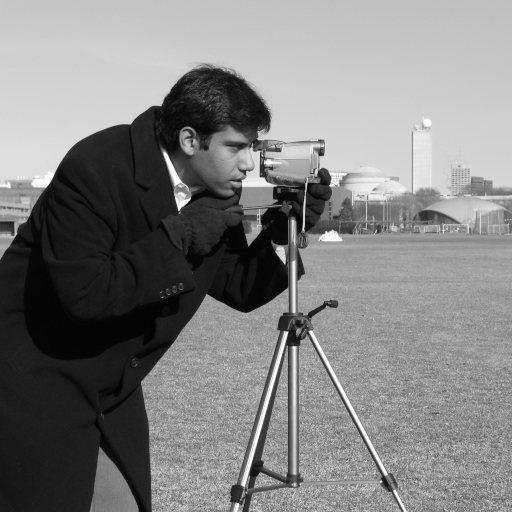
#> input picture skimage.data.camera(), 512 x 512 px
$ python demo.py
#> lines starting #> are read from the running program, lines starting #| are printed output that depends on the picture; after the words box and inside, x2 and y2 are one past the last pixel; in counts of white or black regions, pixels touching at a corner belong together
#> further down, cameraman_img is the input picture: shape (512, 512); min 0, max 255, mean 129.1
### cdi.py
"""This file defines tools for CDI reconstruction"""
import numpy as np
import matplotlib.pyplot as plt
import os
import logging
from numpy.fft import fft2, ifft2, fftshift, ifftshift
from skimage.color import rgb2gray, rgba2rgb
from scipy.ndimage import gaussian_filter

# --- SETTING UP LOGGING ---
logger = logging.getLogger(__name__)
logger.setLevel(logging.INFO)

if not logger.hasHandlers():
    file_handler = logging.FileHandler("reconstruction.log")
    stream_handler = logging.StreamHandler()

    formatter = logging.Formatter('%(asctime)s - %(levelname)s - %(message)s')
    file_handler.setFormatter(formatter)
    stream_handler.setFormatter(formatter)

    logger.addHandler(file_handler)
    logger.addHandler(stream_handler)


class CDIError(Exception):
    """Base class for all CDI-related exceptions."""

    pass


class EmptySupportError(CDIError):
    """Raised when the support mask contains zero pixels."""

    pass


class DivergenceError(CDIError):
    """Raised when the error metric explodes to NaN or Infinity."""

    pass


def sanity_check(error_val, cycle, iteration, phase="HIO"):
    """Check if the error metric has exploded to NaN or infinity."""
    if np.isnan(error_val) or np.isinf(error_val):
        logger.error(f"Divergence detected in {phase} at cycle {cycle},"
                     f" iteration {iteration}!")
        raise DivergenceError(f"Math diverged to {error_val}. "
                              f"Check your FFT scaling or beta value.")


# ---PREPROCESSING---

# ------GRAYSCALE---
def to_grayscale(image):
    """Convert an image to grayscale.

    inputs: image: np.ndarray (2D grayscale or 3D RGB/RGBA)
    returns: grayscale image: np.ndarray
    """
    # If it's already a 2D image, just ensure it's a float
    if image.ndim == 2:
        logger.info(f"Image successfully converted to grayscale.")
        return image.astype(np.float64)

    # If it's a 3D image, check the number of channels
    if image.ndim == 3:
        if image.shape[-1] == 4:
            # Convert RGBA to RGB to drop the alpha channel
            image = rgba2rgb(image)
        return rgb2gray(image).astype(np.float64)
    # anything else is not supported
    logger.error(f"Failed converting image to grayscale.")
    raise ValueError(f"Unsupported image dimensions: {image.shape}")


# ------SUPPORT ESTIMATE---
def get_rough_support(image, margin=5):
    """ Generate a binary (0, 1) map of the minimum rectangle
     that encompasses the whole object.

    inputs: image: np.ndarray
            margin: safety margin, int
    returns: mask: rough rectangular support, np.ndarray
    """
#> called with margin = 5
    h, w = image.shape
#> h = 512; w = 512
    mask = np.zeros((h, w), dtype=np.float64)

    # Coordinates with signal
    coords = np.argwhere(image > 0)
#> coords = 262143 pairs, first value 0 to 511, second value 0 to 511

    if coords.size == 0:
        logger.error("Failed to find signal in the image.")
        raise EmptySupportError("Image contains only zeros."
                                " Cannot generate support.")

    y_min, x_min = coords.min(axis=0)
#> y_min = 0; x_min = 0
    y_max, x_max = coords.max(axis=0)
#> y_max = 511; x_max = 511

    # Safety margin
    y_start = max(0, y_min - margin)
#> y_start = 0
    y_end = min(h, y_max + margin + 1)
#> y_end = 512
    x_start = max(0, x_min - margin)
#> x_start = 0
    x_end = min(w, x_max + margin + 1)
#> x_end = 512
#> `rough_supp_cam = get_rough_support(to_grayscale(cameraman_img))`: rough_supp_cam: shape (512, 512) float64; every value is 1

    mask[y_start:y_end, x_start:x_end] = 1
    logger.info(f"Generated rectangular support with bounds: "
                f"{coords.min(axis=0)} to {coords.max(axis=0)}")
    return mask


# ------OVERSAMPLING---
def oversample(image, rough_support, oversampling=4.0):
    """
    Pad an image based on the area of a rough support to achieve at least
    the specified 2D oversampling ratio in both the x and the y axes.

    inputs: image, np.ndarray
            a rough support, np.ndarray
            oversampling ratio, float (>2 for phase reconstruction)
    """
#> called with oversampling = 4
    n_support_pixels = np.count_nonzero(rough_support)
#> n_support_pixels = 262144
    n_total_target = n_support_pixels * oversampling
#> n_total_target = 1048576
    side_length = int(np.ceil(np.sqrt(n_total_target)))
#> side_length = 1024

    h_orig, w_orig = image.shape[:2]
#> h_orig = 512; w_orig = 512
    h_final = max(side_length, h_orig)
#> h_final = 1024
    w_final = max(side_length, w_orig)
#> w_final = 1024

    total_pad_h = h_final - h_orig
#> total_pad_h = 512
    total_pad_w = w_final - w_orig
#> total_pad_w = 512

    pad_top = total_pad_h // 2
#> pad_top = 256
    pad_bottom = total_pad_h - pad_top
#> pad_bottom = 256
    pad_left = total_pad_w // 2
#> pad_left = 256
    pad_right = total_pad_w - pad_left
#> pad_right = 256

    pad_width = ((pad_top, pad_bottom), (pad_left, pad_right))
#> pad_width = ((256, 256), (256, 256))

    padded_img = np.pad(image, pad_width, mode='constant', constant_values=0)
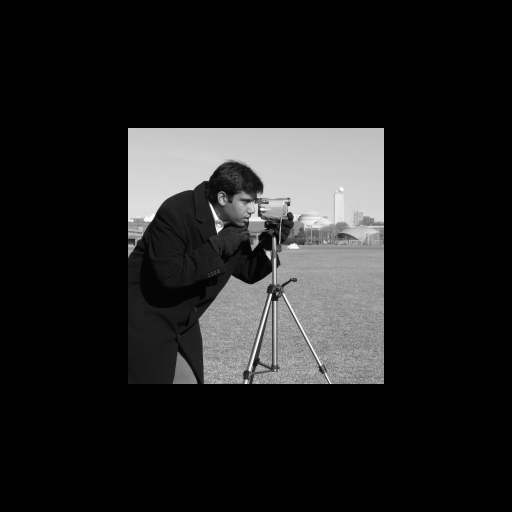
#> padded_img: shape (1024, 1024) (shown at 1/2 size); min 0, max 255, mean 32.3
    padded_supp = np.pad(rough_support, pad_width,
                         mode='constant', constant_values=0)
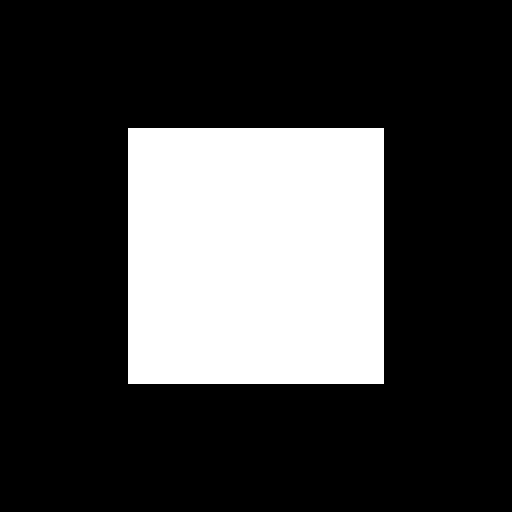
#> padded_supp: shape (1024, 1024) float64 (shown at 1/2 size); values 0 (black) and 1 (white), 25% white; 1 white region, box (x1, y1, x2, y2) and area: (256, 256, 768, 768) 262144
    logger.info(f"Oversampling of image set to > {oversampling}.")
    return padded_img, padded_supp


# ------NOISE---
# [72 lines left out: functions add_gaussian_noise, scale_to_pi, phase_object, not called in this run]


# --- SIMULATING DIFFRACTION FROM A DIGITAL IMAGE ---
def diffraction(image):
    """Calculate FT of an image and returns the intensity distribution.

    input: 2D image of an object, np.ndarray
    returns: 2D intensity distribution, np.ndarray
    """
    G = fft2(image)
    G_shifted = fftshift(G)
    sqrt_I = np.abs(G_shifted)
    sqrt_I = sqrt_I/np.max(sqrt_I)
    logger.info("Diffraction distribution successfully generated.")
    return ifftshift(sqrt_I)
#> returned value: shape (1024, 1024) float64


# ---PROJECTIONS ---
def P_M(g, sqrt_I):
    """" Return Fourier magnitude constraint projection and calculate error."""
    G = fft2(g)
    abs_G = np.abs(G)
    error = np.linalg.norm(abs_G - sqrt_I) / np.linalg.norm(sqrt_I)
#> error = 2.85e-16
    G_new = sqrt_I * np.exp(1j * np.angle(G))
    return ifft2(G_new), error


def P_S(g, support):
    """Return Real space support contraint projection."""
    return g*support


# --- ITERATIVE PHASE RETRIEVAL ---
# ------ UPDATE RULES ---
# [26 lines left out: function ER_rule, not called in this run]


def HIO_rule(g, sqrt_I, beta, support, is_real, is_phase):
    """Calculate the HIO update rule.

    inputs:
        g, np.ndarray
        sqrt_I, np.ndarray
        beta, float
        support, np.ndarray
    returns:
        g_new, np.ndarray
        error, np.ndarray
    """
    g_mod, error = P_M(g, sqrt_I)
#> error = 2.85e-16
    mask = (support == 1)

    if is_phase:
        constrained_inside = np.exp(1j * np.angle(g_mod))
        g_new = mask * constrained_inside + (~mask) * (g - beta * g_mod)
    elif is_real:
        # Enforce positivity inside support
        g_real = np.real(g_mod)
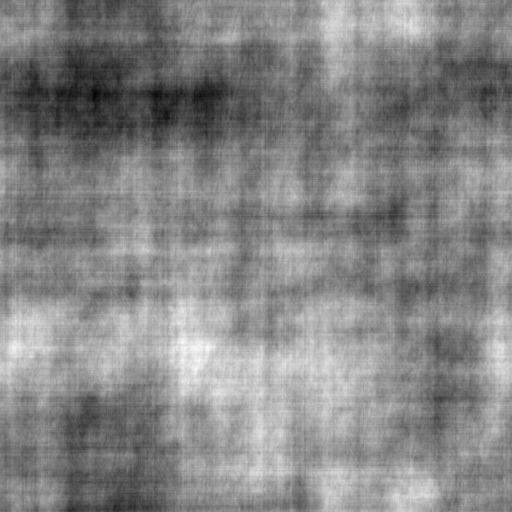
#> g_real: shape (1024, 1024) float64 (shown at 1/2 size); min -4.42e-06, max 5.74e-06, mean 9.09e-07; drawn with min black and max white
        good_pixels = mask & (g_real > 0)
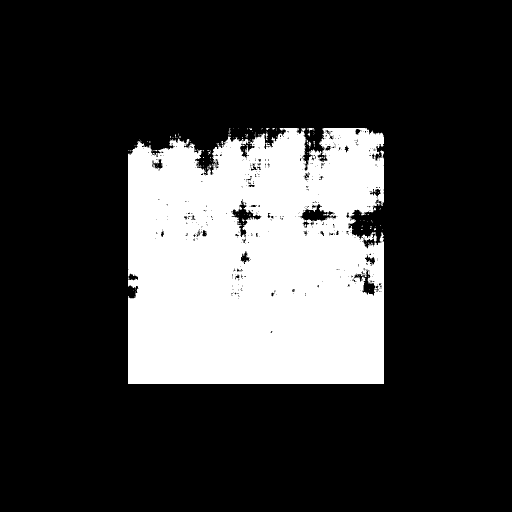
#> good_pixels: shape (1024, 1024) bool (shown at 1/2 size); 22.7% white; 190 white regions (185 under 20 px), largest, box (x1, y1, x2, y2) and area: (256, 256, 768, 768) 236837, (615, 256, 628, 262) 45, (531, 266, 536, 281) 37, (617, 283, 622, 296) 35, (415, 329, 423, 335) 20

        g_new = np.empty_like(g, dtype=np.complex128)
        g_new[good_pixels] = g_real[good_pixels]
        g_new[~good_pixels] = g[~good_pixels] - beta * g_mod[~good_pixels]
    else:
        g_new = mask * g_mod + (~mask) * (g - beta * g_mod)
    return g_new, error

# ------INITIAL GUESS---
def generate_guess(sqrt_I):
    """Generate an initial guess for the phase reconstruction."""
    random_phase = np.exp(1j * np.random.uniform(-np.pi, np.pi, sqrt_I.shape))
    # Initial guess spectrum G constrained by magnitude in the Fourier space
    G = sqrt_I * random_phase
    # Shift to real space
    return ifft2(G)


# ------SHRINKWRAP---
# [80 lines left out: functions shrinkwrap, cdi_loop, not called in this run]


# ---GENERATOR VERSION---
def cdi_loop_generator(sqrt_I, init_supp, total_cycles=5, beta=0.9,
                       hio_iter=80, er_iter=20, sigma=2.0, tau=0.1,
                       is_real=False, is_phase=False, use_sw=True):
    """Run HIO, ER and shrinkwrap on an image and save the state of the phase
       reconstruction after each cycle.
    inputs:
        sqrt_I: sqrt of measured intensity distribution, np.ndarray
        init_supp: initial support estimate, np.ndarray
        total_cycles, int
        beta: HIO parameter  -  values between 0 and 1, float
        hio_iter: iterations of HIO in each cycle, int
    returns:
      g: final reconstruction , np.ndarray
      error_metric, list
      history: saved snapshots of the reconstructed image, dictionary
      - keys are the snapshot iterations, the values are ndarrays
      history_supp: saved snapshots of the evolving support, dictionary
    """
    g = generate_guess(sqrt_I)
    support = init_supp.copy()
    error_metric = []
    for k in range(total_cycles):
        for i in range(hio_iter):
            g, error = HIO_rule(g, sqrt_I, beta, support, is_real, is_phase)
            sanity_check(error, cycle=k, iteration=i, phase="HIO")
            error_metric.append(error)

        for j in range(er_iter):
            g, error = ER_rule(g, sqrt_I, support, is_real, is_phase)
            sanity_check(error, cycle=k, iteration=j, phase="ER")
            error_metric.append(error)

        if use_sw:
            support = shrinkwrap(g, sigma=sigma, threshold_ratio=tau)

        logger.info(f"Yielding result of iteration: {k}.")
        yield k, g.copy(), support.copy(), error_metric[:]


# ---VISUALISATION OF RESULTS
# [57 lines left out: function save_comprehensive_snapshot, not called in this run]

### demo.py
"""Demonstration of usage for tools in cdi.py"""
from cdi import *
from skimage import data
from scipy.ndimage import binary_dilation

# =====================================================================
# 1. PROCESSING A REAL IMAGE USING cdi_loop_generator
# =====================================================================
logger.info("--- Starting Cameraman Reconstruction ---")
out_dir_cam = "results_cameraman_1"

# Setup Object
cameraman_img = data.camera()

# Estimate support before converting to phase
# (background goes to 1+0j otherwise)
rough_supp_cam = get_rough_support(to_grayscale(cameraman_img))

# Oversample
pad_img_cam, pad_supp_cam = oversample(cameraman_img, rough_supp_cam,
                                       oversampling=4.0)

# Simulate Diffraction
sqrt_I_cam = diffraction(pad_img_cam)

# Initialize and run the generator
generator_cam = cdi_loop_generator(
    sqrt_I=sqrt_I_cam,
    init_supp=pad_supp_cam,
    total_cycles=15,
    beta=0.9,
    is_real=True,
    use_sw=False
)

# Iterate through the generator, processing and
# plotting every cycle on the fly
for cycle, g_er, support, current_errors in generator_cam:
#> (the run stopped early here; a loop or call above may not have finished)
